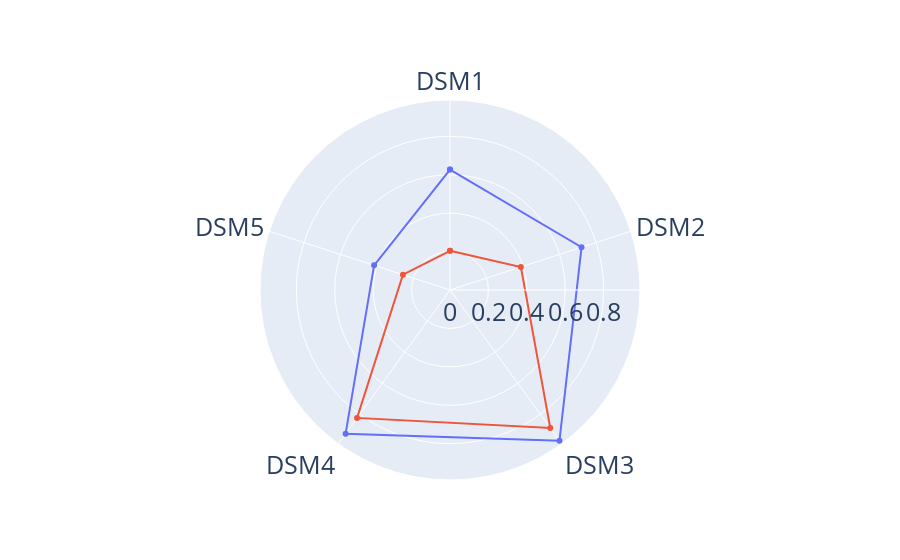
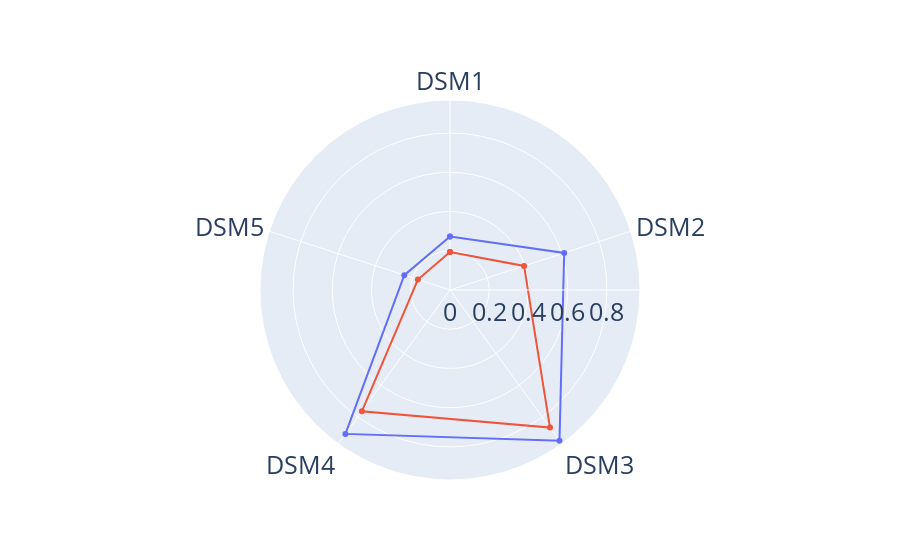
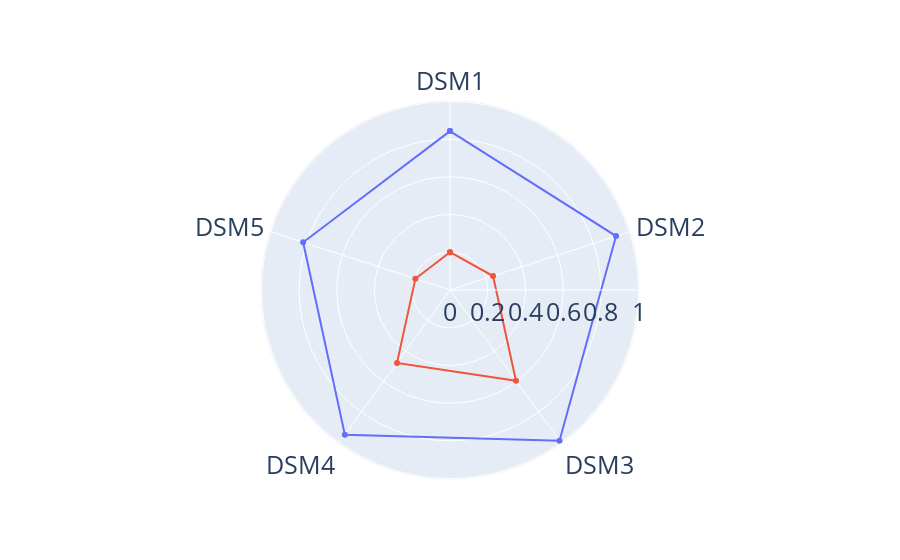
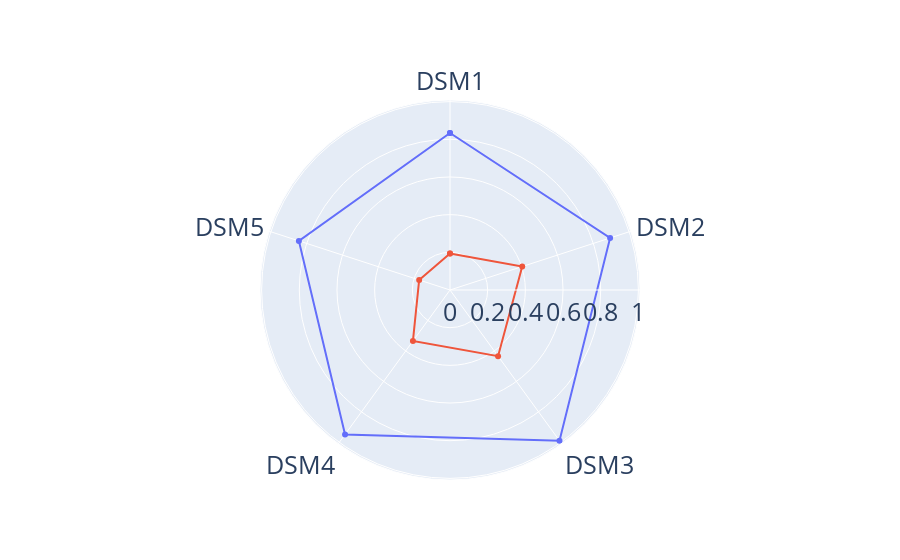

Notebook code cell kept with these figures, in order:
### Markdown cell above
## Spider for Supervision Comparison

### Code cell
import plotly.graph_objects as go
import matplotlib.pyplot as plt
from matplotlib.lines import Line2D

plt.rcParams.update({'font.size': 12, 'font.weight': 'normal'})

case_order2 = [f'DSM{i}' for i in range(1, 6)]
theta_case_order = case_order2 + [case_order2[0]]
for model, row in sup_stats.iterrows():
    
    temp_df = row.unstack()
    #print(temp_df)
    
    fig = go.Figure()
    fig.update_layout(font=dict(size=25,), 
                      polar=dict(radialaxis=dict(dtick=0.2), angularaxis=dict(direction="clockwise", rotation=90)),
                     #legend=dict(orientation="h", yanchor="bottom", y=1.10, xanchor="center", x=0.5),
                     )

    for col in temp_df.columns:
        r = list(temp_df[col][case_order2].values)
        fig.add_trace(go.Scatterpolar(r=r+[r[0]], theta=theta_case_order, name=col))

    fig.update_layout(showlegend=False)
    fig.show()
    fig.write_image(f"../plots_2/extended/supervision_comparison_{model}.pdf")
    
fig = plt.figure()
fig.add_subplot(111)
#sub_methods = [('supervised_f1', '#636EFA'), ('unsupervised_f1_best', '#F05F47'), ('unsupervised_f1_last', '#00CC96')]
sub_methods = [('supervised_f1', '#636EFA'), ('unsupervised_f1', '#F05F47')]
leg = []
for (t, c) in sub_methods:
    leg.append(Line2D([], [], color=c, marker='.', fillstyle='full',  markersize=15, label=t))
leg = fig.legend(handles=leg, ncol=len(leg), bbox_to_anchor=(1.5, 1.5))    
export_legend(leg, "../plots_2/extended/supervision_comparison_legend.pdf")

### Figure 1 — Plotly figure (JSON) as saved in the notebook; plotly's stock layout.template omitted (floating-point values rounded to 4 significant figures)
{"data": [{"name": "supervised_f1", "r": [0.6267, 0.72, 0.9696, 0.9247, 0.4154, 0.6267], "theta": ["DSM1", "DSM2", "DSM3", "DSM4", "DSM5", "DSM1"], "type": "scatterpolar"}, {"name": "unsupervised_f1", "r": [0.2039, 0.3881, 0.8882, 0.8232, 0.2576, 0.2039], "theta": ["DSM1", "DSM2", "DSM3", "DSM4", "DSM5", "DSM1"], "type": "scatterpolar"}], "layout": {"font": {"size": 25}, "polar": {"angularaxis": {"direction": "clockwise", "rotation": 90}, "radialaxis": {"dtick": 0.2}}, "showlegend": false}}

### Figure 2 — Plotly figure (JSON) as saved in the notebook; plotly's stock layout.template omitted (floating-point values rounded to 4 significant figures)
{"data": [{"name": "supervised_f1", "r": [0.2725, 0.6122, 0.9496, 0.9069, 0.245, 0.2725], "theta": ["DSM1", "DSM2", "DSM3", "DSM4", "DSM5", "DSM1"], "type": "scatterpolar"}, {"name": "unsupervised_f1", "r": [0.1942, 0.3971, 0.8673, 0.7644, 0.1722, 0.1942], "theta": ["DSM1", "DSM2", "DSM3", "DSM4", "DSM5", "DSM1"], "type": "scatterpolar"}], "layout": {"font": {"size": 25}, "polar": {"angularaxis": {"direction": "clockwise", "rotation": 90}, "radialaxis": {"dtick": 0.2}}, "showlegend": false}}

### Figure 3 — Plotly figure (JSON) as saved in the notebook; plotly's stock layout.template omitted (floating-point values rounded to 4 significant figures)
{"data": [{"name": "supervised_f1", "r": [0.8426, 0.9259, 0.9876, 0.9485, 0.8187, 0.8426], "theta": ["DSM1", "DSM2", "DSM3", "DSM4", "DSM5", "DSM1"], "type": "scatterpolar"}, {"name": "unsupervised_f1", "r": [0.2006, 0.24, 0.5952, 0.4779, 0.1932, 0.2006], "theta": ["DSM1", "DSM2", "DSM3", "DSM4", "DSM5", "DSM1"], "type": "scatterpolar"}], "layout": {"font": {"size": 25}, "polar": {"angularaxis": {"direction": "clockwise", "rotation": 90}, "radialaxis": {"dtick": 0.2}}, "showlegend": false}}

### Figure 4 — Plotly figure (JSON) as saved in the notebook; plotly's stock layout.template omitted (floating-point values rounded to 4 significant figures)
{"data": [{"name": "supervised_f1", "r": [0.8333, 0.8936, 0.9887, 0.9478, 0.8435, 0.8333], "theta": ["DSM1", "DSM2", "DSM3", "DSM4", "DSM5", "DSM1"], "type": "scatterpolar"}, {"name": "unsupervised_f1", "r": [0.1942, 0.4031, 0.4341, 0.3349, 0.1722, 0.1942], "theta": ["DSM1", "DSM2", "DSM3", "DSM4", "DSM5", "DSM1"], "type": "scatterpolar"}], "layout": {"font": {"size": 25}, "polar": {"angularaxis": {"direction": "clockwise", "rotation": 90}, "radialaxis": {"dtick": 0.2}}, "showlegend": false}}
